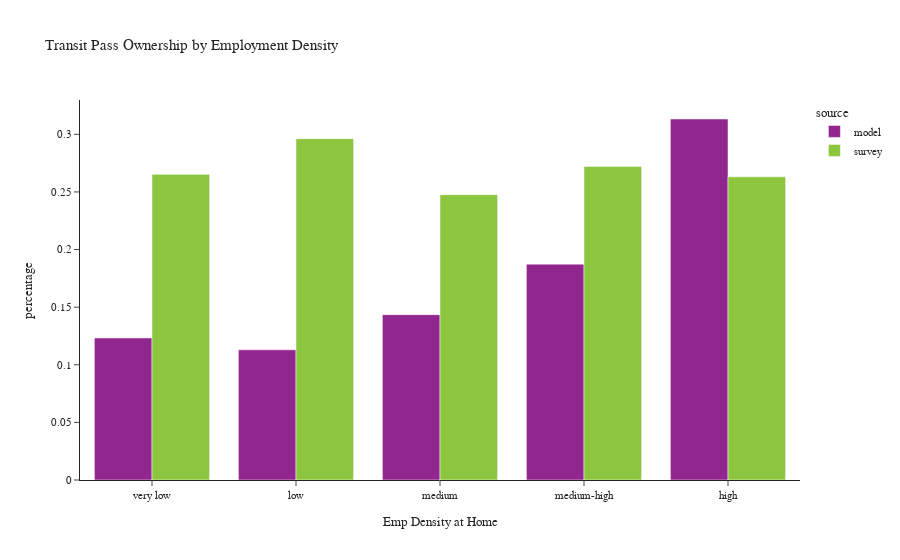

Notebook source saved alongside this figure:
### Code cell
plot_transit_pass(person, 'emp_density_group', 'Employment Density', 'Emp Density at Home')

### Figure 1 — Plotly figure (JSON) as saved in the notebook; plotly's stock layout.template omitted (floating-point values rounded to 4 significant figures)
{"data": [{"alignmentgroup": "True", "customdata": [[85678], [60049], [170123], [203986], [267945]], "hovertemplate": "source=model<br>emp_density_group=%{x}<br>percentage=%{y}<br>sample count=%{customdata[0]}<extra></extra>", "legendgroup": "model", "marker": {"color": "#91268F", "pattern": {"shape": ""}}, "name": "model", "offsetgroup": "model", "orientation": "v", "showlegend": true, "textposition": "auto", "type": "bar", "x": ["very low", "low", "medium", "medium-high", "high"], "xaxis": "x", "y": [0.1233, 0.113, 0.1435, 0.1873, 0.3133], "yaxis": "y"}, {"alignmentgroup": "True", "customdata": [[168], [121], [268], [347], [612]], "hovertemplate": "source=survey<br>emp_density_group=%{x}<br>percentage=%{y}<br>sample count=%{customdata[0]}<extra></extra>", "legendgroup": "survey", "marker": {"color": "#8CC63E", "pattern": {"shape": ""}}, "name": "survey", "offsetgroup": "survey", "orientation": "v", "showlegend": true, "textposition": "auto", "type": "bar", "x": ["very low", "low", "medium", "medium-high", "high"], "xaxis": "x", "y": [0.2652, 0.2963, 0.2477, 0.2722, 0.2631], "yaxis": "y"}], "layout": {"barmode": "group", "legend": {"title": {"text": "source"}, "tracegroupgap": 0}, "title": {"text": "Transit Pass Ownership by Employment Density"}, "xaxis": {"anchor": "y", "domain": [0.0, 1.0], "title": {"text": "Emp Density at Home"}}, "yaxis": {"anchor": "x", "domain": [0.0, 1.0], "title": {"text": "percentage"}}}}
